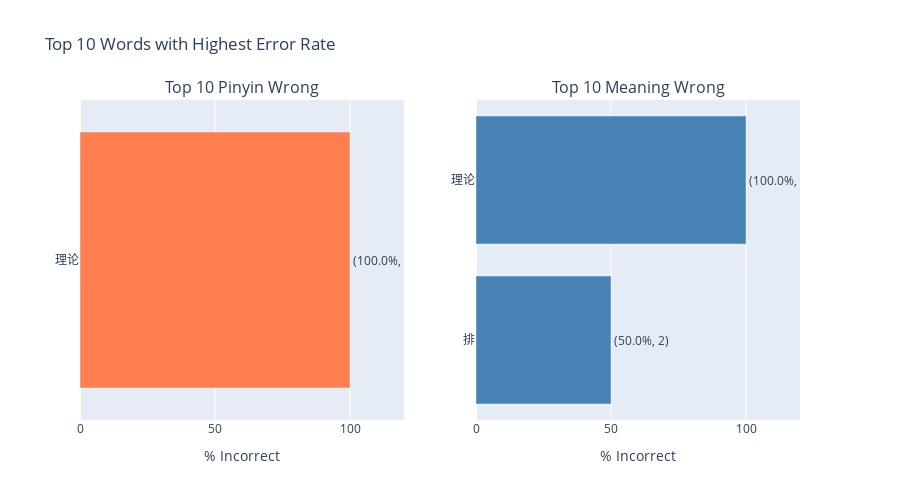

This figure's notebook cell:
### Code cell
# 3) Top 10 words with pinyin wrong / meaning wrong (ranked by % incorrect, then by count)
from plotly.subplots import make_subplots

# Top 10 Pinyin Wrong by percentage, then by count
top_pinyin = df.groupby('Word').agg({
    'Num Pinyin Wrong': 'sum',
    'Quiz Attempts': 'sum'
}).reset_index()
top_pinyin = top_pinyin[top_pinyin['Quiz Attempts'] > 1]  # More than 1 attempt
top_pinyin['Pinyin Wrong %'] = (top_pinyin['Num Pinyin Wrong'] / top_pinyin['Quiz Attempts'] * 100).round(1)
top_pinyin = top_pinyin[top_pinyin['Num Pinyin Wrong'] >= 1].sort_values(
    by=['Pinyin Wrong %', 'Num Pinyin Wrong'], ascending=[False, False]
).head(10)
top_pinyin['Label'] = '(' + top_pinyin['Pinyin Wrong %'].astype(str) + '%, ' + top_pinyin['Quiz Attempts'].astype(str) + ')'

# Top 10 Meaning Wrong by percentage, then by count
top_meaning = df.groupby('Word').agg({
    'Num Meaning Wrong': 'sum',
    'Quiz Attempts': 'sum'
}).reset_index()
top_meaning = top_meaning[top_meaning['Quiz Attempts'] > 1]  # More than 1 attempt
top_meaning['Meaning Wrong %'] = (top_meaning['Num Meaning Wrong'] / top_meaning['Quiz Attempts'] * 100).round(1)
top_meaning = top_meaning[top_meaning['Num Meaning Wrong'] >= 1].sort_values(
    by=['Meaning Wrong %', 'Num Meaning Wrong'], ascending=[False, False]
).head(10)
top_meaning['Label'] = '(' + top_meaning['Meaning Wrong %'].astype(str) + '%, ' + top_meaning['Quiz Attempts'].astype(str) + ')'

fig3 = make_subplots(rows=1, cols=2, subplot_titles=('Top 10 Pinyin Wrong', 'Top 10 Meaning Wrong'))

fig3.add_trace(go.Bar(
    y=top_pinyin['Word'],
    x=top_pinyin['Pinyin Wrong %'],
    orientation='h',
    marker_color='coral',
    text=top_pinyin['Label'],
    textposition='outside'
), row=1, col=1)

fig3.add_trace(go.Bar(
    y=top_meaning['Word'],
    x=top_meaning['Meaning Wrong %'],
    orientation='h',
    marker_color='steelblue',
    text=top_meaning['Label'],
    textposition='outside'
), row=1, col=2)

fig3.update_layout(
    title='Top 10 Words with Highest Error Rate',
    showlegend=False,
    height=500,
    margin=dict(r=100)  # Add right margin for text
)
fig3.update_xaxes(title_text='% Incorrect', row=1, col=1, range=[0, 120])  # Extend x-axis for label space
fig3.update_xaxes(title_text='% Incorrect', row=1, col=2, range=[0, 120])
fig3.update_yaxes(autorange='reversed')  # Highest at top
fig3.show()

### Figure 1 — Plotly figure (JSON) as saved in the notebook; plotly's stock layout.template omitted (floating-point values rounded to 4 significant figures)
{"data": [{"marker": {"color": "coral"}, "orientation": "h", "text": ["(100.0%, 2)"], "textposition": "outside", "type": "bar", "x": [100], "xaxis": "x", "y": ["理论"], "yaxis": "y"}, {"marker": {"color": "steelblue"}, "orientation": "h", "text": ["(100.0%, 2)", "(50.0%, 2)"], "textposition": "outside", "type": "bar", "x": [100, 50], "xaxis": "x2", "y": ["理论", "排"], "yaxis": "y2"}], "layout": {"annotations": [{"font": {"size": 16}, "showarrow": false, "text": "Top 10 Pinyin Wrong", "x": 0.225, "xanchor": "center", "xref": "paper", "y": 1, "yanchor": "bottom", "yref": "paper"}, {"font": {"size": 16}, "showarrow": false, "text": "Top 10 Meaning Wrong", "x": 0.775, "xanchor": "center", "xref": "paper", "y": 1, "yanchor": "bottom", "yref": "paper"}], "height": 500, "margin": {"r": 100}, "showlegend": false, "title": {"text": "Top 10 Words with Highest Error Rate"}, "xaxis": {"anchor": "y", "domain": [0, 0.45], "range": [0, 120], "title": {"text": "% Incorrect"}}, "xaxis2": {"anchor": "y2", "domain": [0.55, 1], "range": [0, 120], "title": {"text": "% Incorrect"}}, "yaxis": {"anchor": "x", "autorange": "reversed", "domain": [0, 1]}, "yaxis2": {"anchor": "x2", "autorange": "reversed", "domain": [0, 1]}}}
